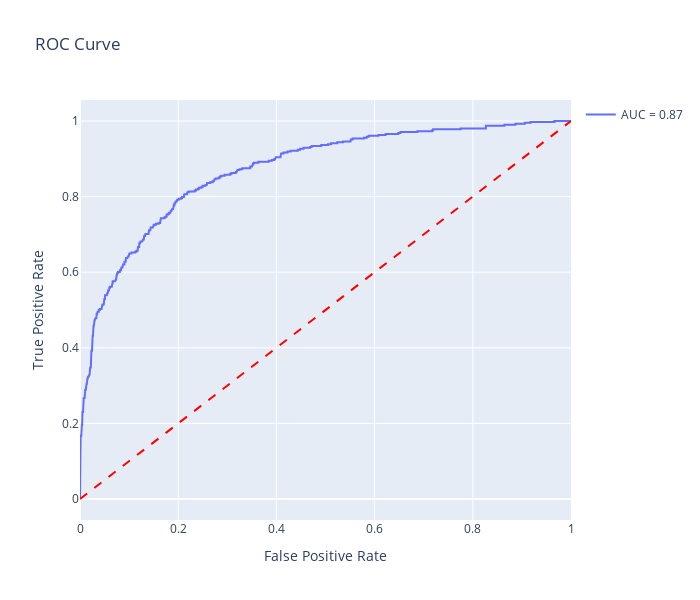

Here is the notebook cell this chart was saved with:
### Code cell
# Initialize the evaluator with predictions
evaluator = ModelEvaluator(y_true=y_valid, y_pred=y_pred, y_proba=clf.predict_proba(X_valid)[:, 1])

# Display scores
evaluator.display_scores()

# Plot the confusion matrix
evaluator.plot_confusion_matrix()

# Plot the ROC curve
evaluator.plot_roc_curve()

### Figure 1 — Plotly figure (JSON) as saved in the notebook; plotly's stock layout.template omitted (floating-point values rounded to 4 significant figures; data arrays with more than 128 entries replaced by an {"elided": "..."} marker saying what was removed)
{"data": [{"mode": "lines", "name": "AUC = 0.87", "type": "scatter", "x": {"elided": "418 float values"}, "y": {"elided": "418 float values"}}, {"line": {"color": "red", "dash": "dash"}, "mode": "lines", "showlegend": false, "type": "scatter", "x": [0, 1], "y": [0, 1]}], "layout": {"autosize": false, "height": 600, "showlegend": true, "title": {"text": "ROC Curve"}, "width": 700, "xaxis": {"title": {"text": "False Positive Rate"}}, "yaxis": {"title": {"text": "True Positive Rate"}}}}
